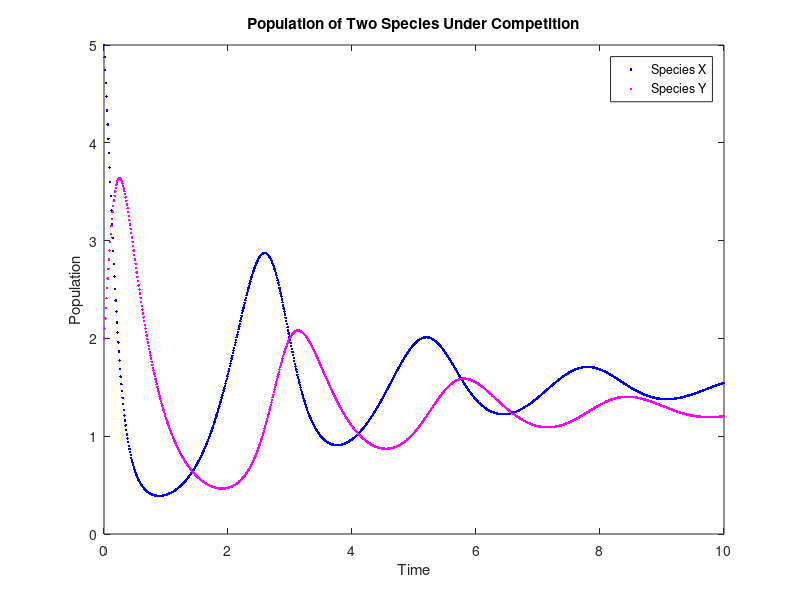

Write MATLAB code to recreate this figure.
% HW 3 Problem 1 of M20 in Fall 2019
% Improved Population Computation

% Amy Yu 905138432
% 10/22/19

clc; clear all; close all;

tic
% defining constants
alpha = 3;
beta = 2;
gamma = 2;
rho = 1.5;
epsilon = 0.3;
delta = 0.2;

% define change in time
delta_t = 0.01;

% define final and initial times
tf = 10;
ti = 0;
Nsteps = ceil((tf-ti)/delta_t);

% define starting populations
x_old = 5;
y_old = 2;

% plot the figure
f = figure;
plot(0, x_old, 'b.', 0, y_old, 'm.');
hold on;

% add axes labels and title
xlabel('Time')
ylabel('Population')
title('Population of Two Species Under Competition')

for i = 1:Nsteps

% calculate populations
    x_new = x_old + delta_t * ((3*x_old) - (0.3*x_old*x_old) - (2*x_old*y_old));
    y_new = y_old + delta_t* ((-2*y_old) + (1.5*x_old*y_old) - (0.2*y_old*y_old));
    
% plot all the points
    plot(i*delta_t, x_new, 'b.', i*delta_t, y_new, 'm.');
    
% update populations
    x_old = x_new;
    y_old = y_new;
end

% create legend and save figure
legend({'Species X','Species Y'},'Location','northeast')
saveas(f, 'hw3_p1_figure.jpeg')

% print results
fprintf('The final populations are:\n');
fprintf('Species X = %10.5f\n', x_new);
fprintf('Species Y = %10.5f\n', y_new);
toc